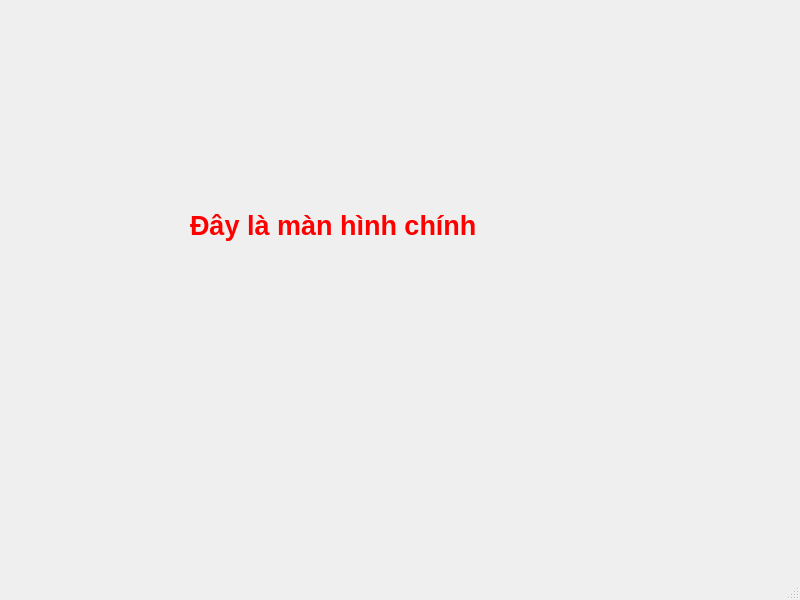
<?xml version="1.0" encoding="UTF-8"?>
<ui version="4.0">
 <class>MainWindow</class>
 <widget class="QMainWindow" name="MainWindow">
  <property name="geometry">
   <rect>
    <x>0</x>
    <y>0</y>
    <width>800</width>
    <height>600</height>
   </rect>
  </property>
  <property name="windowTitle">
   <string>MainWindow</string>
  </property>
  <widget class="QWidget" name="centralwidget">
   <widget class="QLabel" name="label">
    <property name="geometry">
     <rect>
      <x>190</x>
      <y>140</y>
      <width>311</width>
      <height>171</height>
     </rect>
    </property>
    <property name="font">
     <font>
      <pointsize>20</pointsize>
      <weight>75</weight>
      <bold>true</bold>
     </font>
    </property>
    <property name="text">
     <string>&lt;html&gt;&lt;head/&gt;&lt;body&gt;&lt;p&gt;&lt;span style=&quot; color:#ff0000;&quot;&gt;Đây là màn hình chính&lt;/span&gt;&lt;/p&gt;&lt;/body&gt;&lt;/html&gt;</string>
    </property>
   </widget>
  </widget>
  <widget class="QMenuBar" name="menubar">
   <property name="geometry">
    <rect>
     <x>0</x>
     <y>0</y>
     <width>800</width>
     <height>22</height>
    </rect>
   </property>
  </widget>
  <widget class="QStatusBar" name="statusbar"/>
 </widget>
 <resources/>
 <connections/>
</ui>
